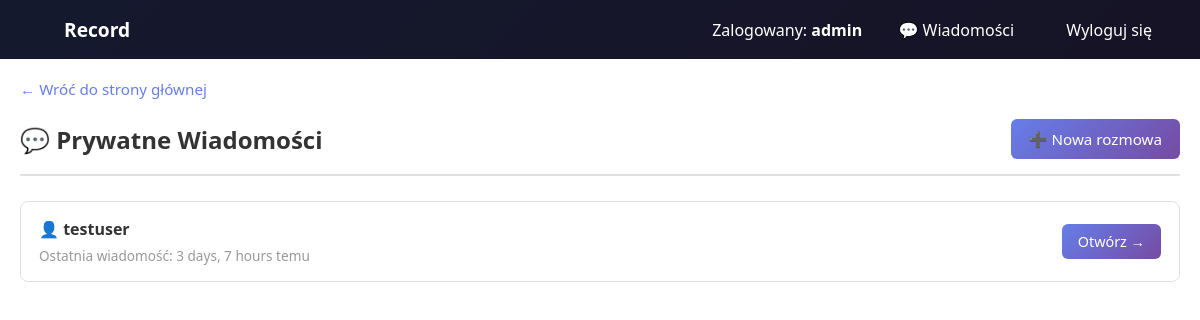
Page /private/ (signed in) on the earlier database version.
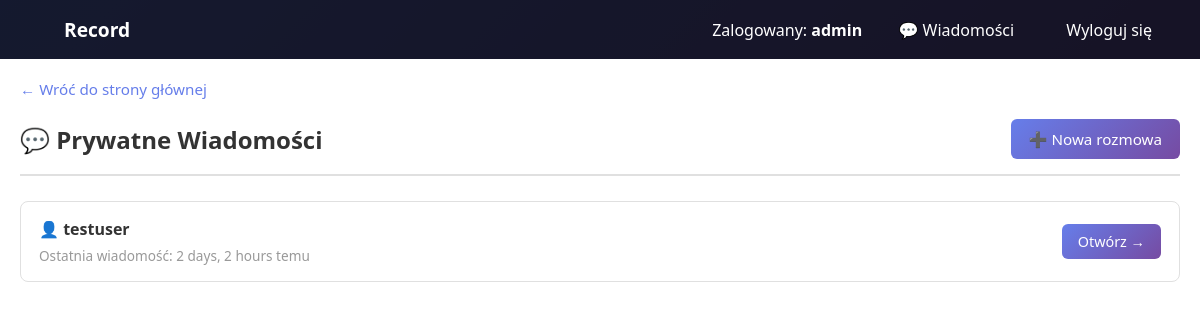
Same page on the later database version.
### record_app/models.py (models this page shows, shortened)
class PrivateConversation(models.Model):
    participant1 = models.ForeignKey(User, on_delete=models.CASCADE, related_name='private_conversations_as_participant1')
    participant2 = models.ForeignKey(User, on_delete=models.CASCADE, related_name='private_conversations_as_participant2')
    created_at = models.DateTimeField(auto_now_add=True)
    updated_at = models.DateTimeField(auto_now=True)
    class Meta:
        unique_together = ('participant1', 'participant2')
        verbose_name = 'Konwersacja prywatna'
        verbose_name_plural = 'Konwersacje prywatne'
        ordering = ['-updated_at']
    def get_other_user(self, user):
        if user == self.participant1:
            return self.participant2
        return self.participant1

class User(AbstractUser):
    ROLE_CHOICES = [
        ('user', 'Zwykły Użytkownik'),
        ('moderator', 'Moderator'),
        ('admin', 'Administrator'),
    ]
    role = models.CharField(
        max_length=10,
        choices=ROLE_CHOICES,
        default='user'
    )
    description = models.TextField(blank=True, null=True)
    class Meta:
        verbose_name = 'Użytkownik'
        verbose_name_plural = 'Użytkownicy'

### record_app/views.py (the view)
# urls.py: path('private/', views.private_conversations_view, name='private_conversations'),
@login_required(login_url='login')
def private_conversations_view(request):
    conversations = PrivateConversation.objects.filter(
        Q(participant1=request.user) | Q(participant2=request.user)
    ).order_by('-updated_at')
    for conversation in conversations:
        conversation.other_user = conversation.get_other_user(request.user)
    context = {
        'conversations': conversations,
    }
    return render(request, 'record_app/private_conversations.html', context)

### record_app/templates/record_app/private_conversations.html (shortened to what this page needs)
{% extends "record_app/base.html" %}
{% load static %}
{% block extra_css %}
<link rel="stylesheet" href="{% static 'css/private_messages.css' %}">
{% endblock %}
{% block content %}
<div class="record-wrapper">
    <div class="private-container">
        <a href="{% url 'home' %}" class="back-link">← Wróć do strony głównej</a>
        <div class="private-header">
            <h2>💬 Prywatne Wiadomości</h2>
            <a href="{% url 'start_private_conversation' %}">➕ Nowa rozmowa</a>
        </div>
        {% if conversations %}
        <div class="conversations-list">
            {% for conversation in conversations %}
            <div class="conversation-item">
                <div class="conversation-info">
                    <div class="conversation-username">
                        👤 {{ conversation.other_user.username }}
                    </div>
                    <div class="conversation-meta">
                        Ostatnia wiadomość: {{ conversation.updated_at|timesince }} temu
                    </div>
                </div>
                <a href="{% url 'private_chat' conversation.id %}" class="conversation-link">
                    Otwórz →
                </a>
            </div>
            {% endfor %}
        </div>
        {% else %}
        <div class="empty-message">
            <p>Nie masz jeszcze żadnych prywatnych konwersacji.</p>
            <a href="{% url 'start_private_conversation' %}">Rozpocznij nową rozmowę</a>
        </div>
        {% endif %}
    </div>
</div>
{% endblock %}

Differences in the rows shown:
changed PrivateConversation "testuser": updated_at "3 days, 7 hours" → "2 days, 2 hours"
